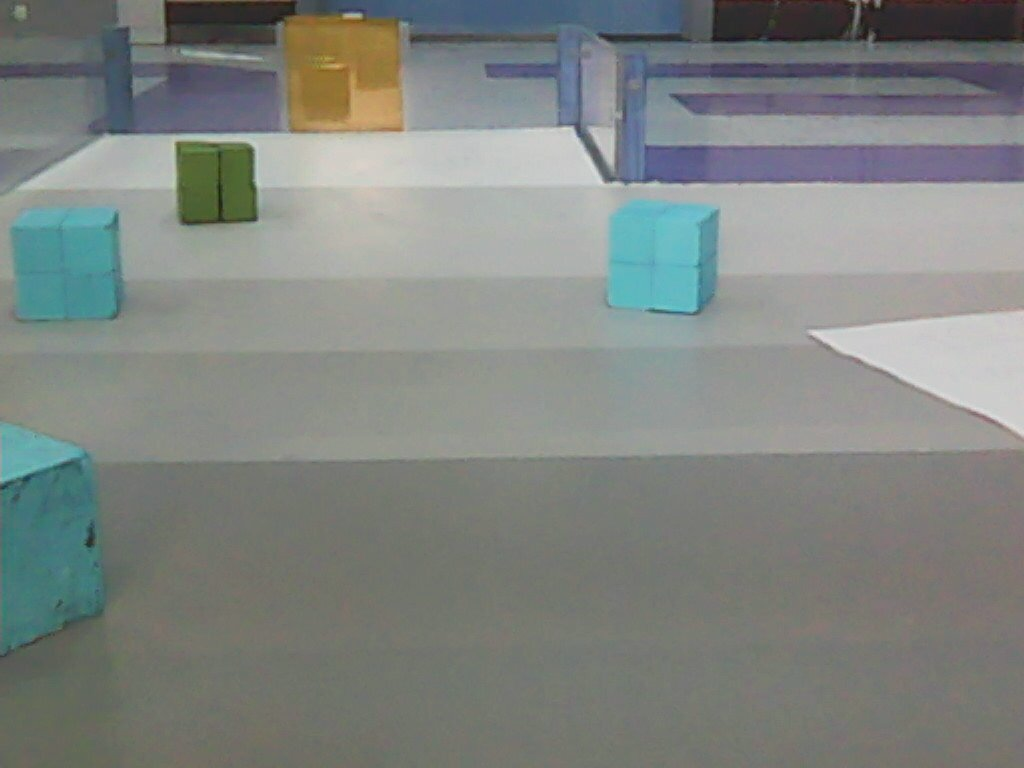
#> input picture python_projects/opencv565/imgs/2026-03-25-090151.jpg, 1024 x 768 px
$ python main.py
#> lines starting #> are read from the running program, lines starting #| are printed output that depends on the picture; after the words box and inside, x2 and y2 are one past the last pixel; in counts of white or black regions, pixels touching at a corner belong together
IMG_PATH = "imgs/2026-03-25-090151.jpg"
import cv2 as cv
import numpy as np
from matplotlib import pyplot as plt

img = cv.imread(IMG_PATH, cv.IMREAD_COLOR_RGB)
#> img is the input picture: shape (768, 1024, 3); mean B, G, R 129.2, 132.7, 127.8
assert img is not None, "file could not be read, check with os.path.exists()"
original_img = img
img_contour = img.copy()
img = cv.medianBlur(img, 5)
canny = cv.Canny(img, 15, 60, L2gradient=True)  #
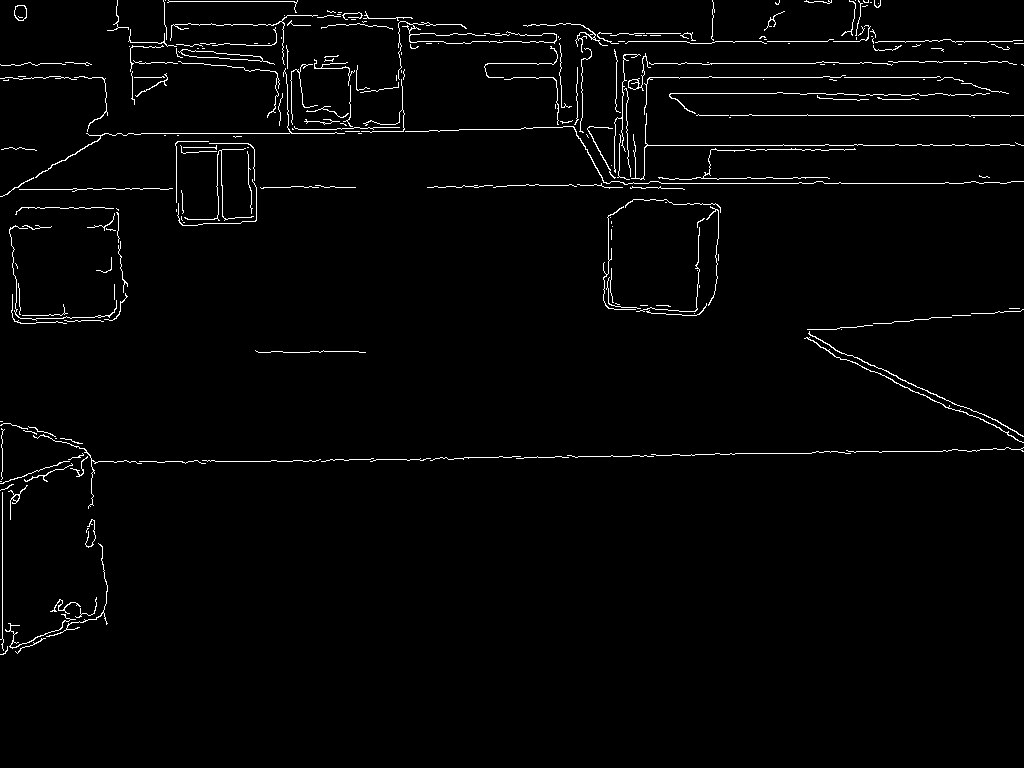
#> canny: shape (768, 1024); 2% white in thin lines or dots, all inside (x1, y1, x2, y2) = (0, 0, 1024, 655)


# 4. Find contours
# Output format is slightly different in older OpenCV versions, but this works for current ones.
contours, hierarchy = cv.findContours(canny, cv.RETR_TREE, cv.CHAIN_APPROX_SIMPLE)
#> contours = 263 contours, 244 with area under 20; largest, box (x1, y1, x2, y2) and area: (178, 49, 275, 65) 408, (180, 49, 263, 62) 400, (14, 5, 27, 21) 156, (14, 5, 27, 21) 146, (628, 53, 651, 91) 94
# cv.RETR_TREE retrieves all contours and their hierarchy
# cv.CHAIN_APPROX_SIMPLE compresses horizontal, vertical, and diagonal segments

# 5. Draw all contours on the original image copy
cv.drawContours(
    img_contour, contours, -1, (0, 255, 0), 3
)  # -1 draws all contours, (0, 255, 0) is green, 3 is thickness
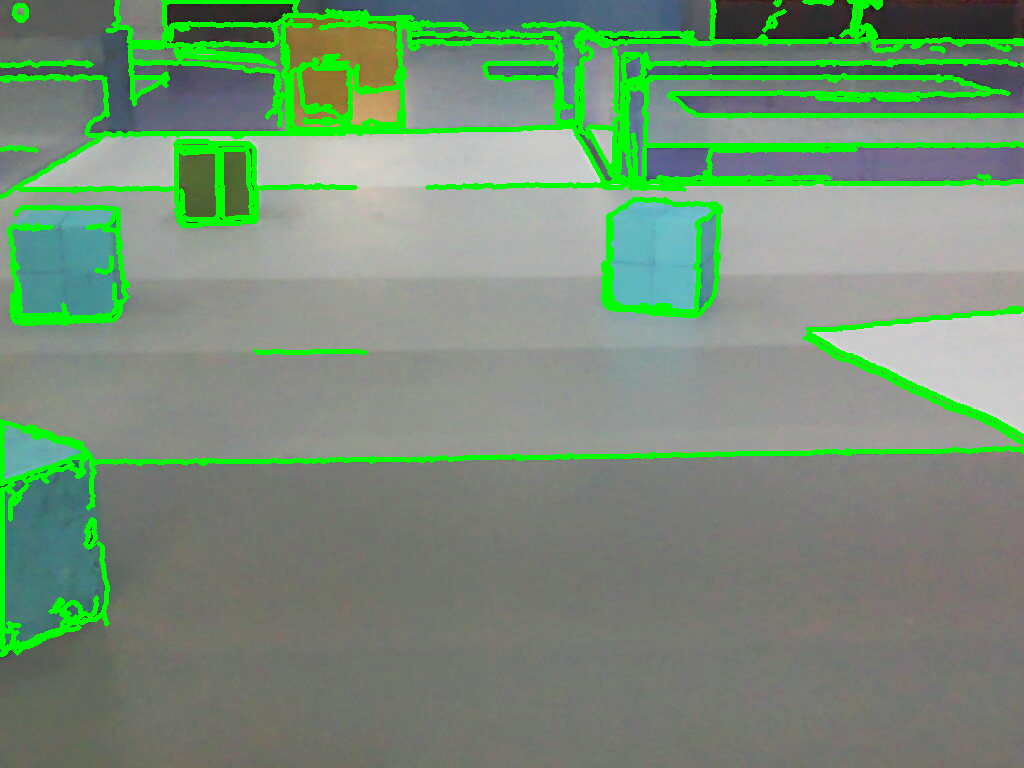
#> img_contour: shape (768, 1024, 3); 9.03% of pixels changed, all inside (x1, y1, x2, y2) = (0, 0, 1024, 657)

titles = [
    "Original Image",
    "canny edge",
    "contour",
    "Adaptive Gaussian Thresholding",
]
images = [original_img, canny, img_contour, img_contour]

for i in range(4):
    plt.subplot(2, 2, i + 1), plt.imshow(images[i], "gray")
    plt.title(titles[i])
    plt.xticks([]), plt.yticks([])
plt.show()
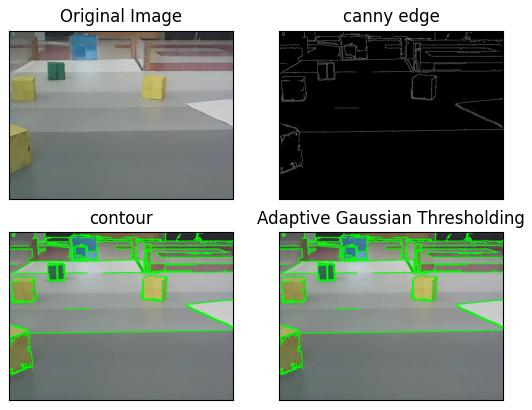
#> figure drawn by matplotlib, 4 panels; B, G, R data is drawn as R, G, B

$ run again, with python_projects/opencv565/imgs/2026-03-25-090116.jpg copied over python_projects/opencv565/imgs/2026-03-25-090151.jpg
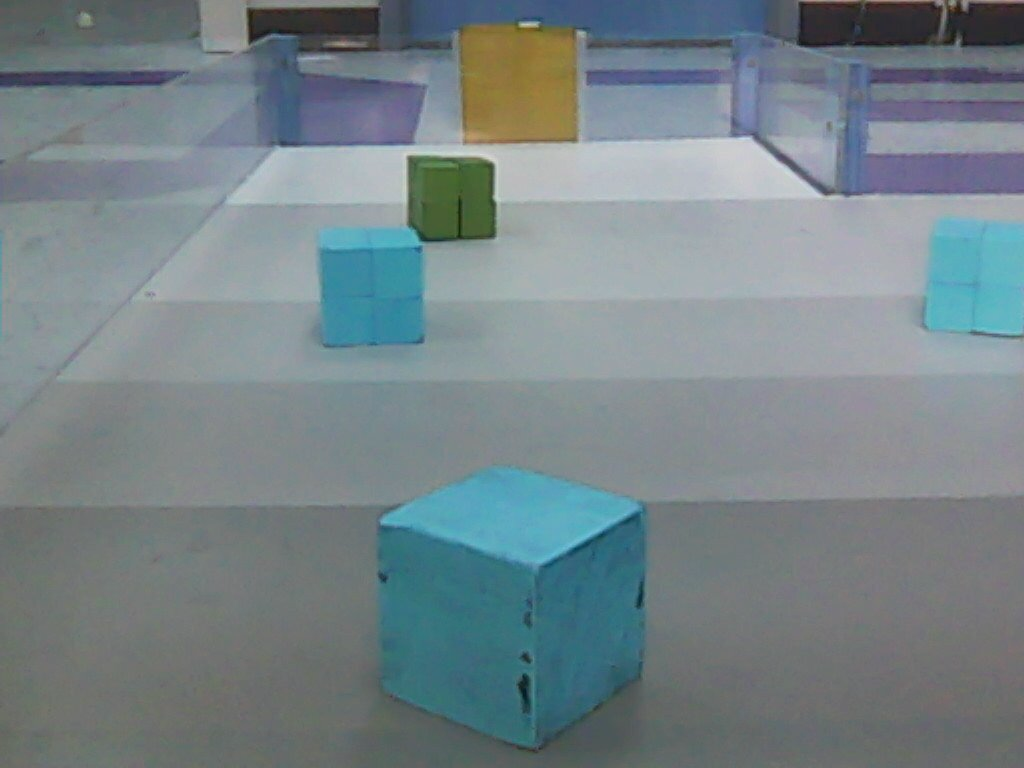
#> input picture python_projects/opencv565/imgs/2026-03-25-090116.jpg, 1024 x 768 px
#> img is the input picture: shape (768, 1024, 3); mean B, G, R 136.1, 131.7, 118.2
#> `canny = cv.Canny(img, 15, 60, L2gradient=True)`:
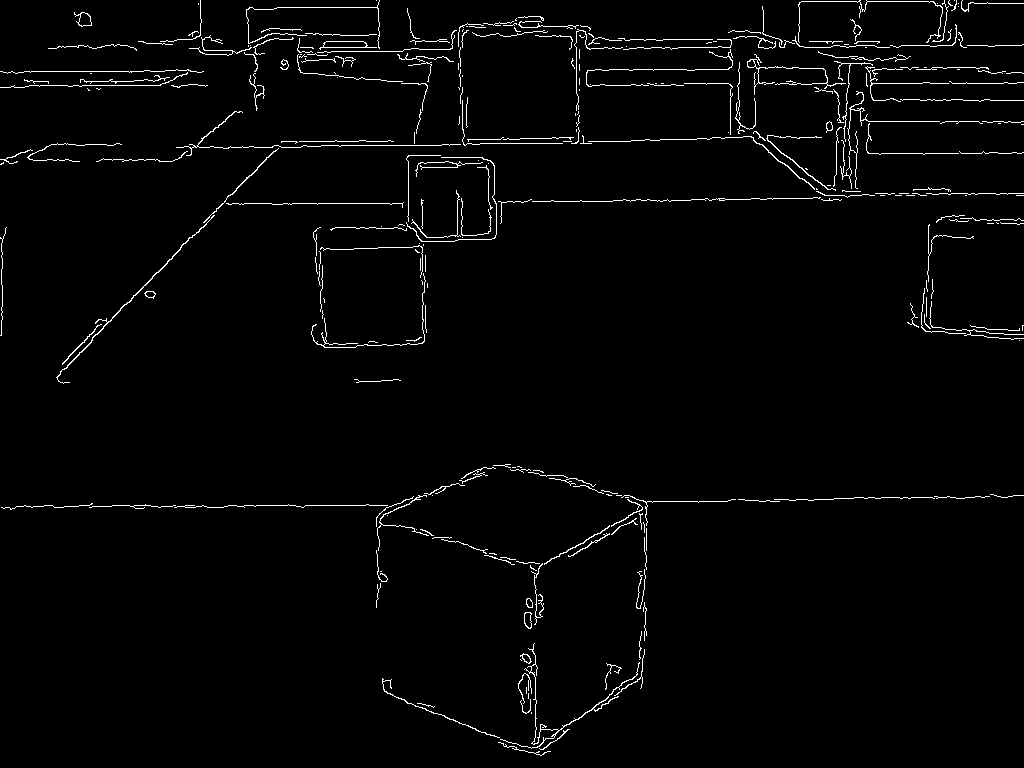
#> canny: shape (768, 1024); 2.1% white in thin lines or dots
#> contours = 314 contours, 283 with area under 20; largest, box (x1, y1, x2, y2) and area: (319, 41, 377, 50) 254, (323, 41, 367, 48) 246, (74, 12, 92, 27) 138, (56, 215, 215, 384) 136, (78, 12, 92, 27) 128
#> img_contour: shape (768, 1024, 3); 9.17% of pixels changed, all inside (x1, y1, x2, y2) = (0, 0, 1024, 758)
#> `plt.show()`:
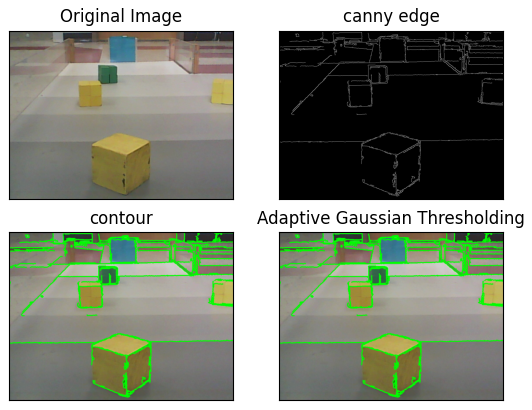
#> figure drawn by matplotlib, 4 panels; B, G, R data is drawn as R, G, B

$ run again, with python_projects/opencv565/imgs/2026-03-25-090211.jpg copied over python_projects/opencv565/imgs/2026-03-25-090151.jpg
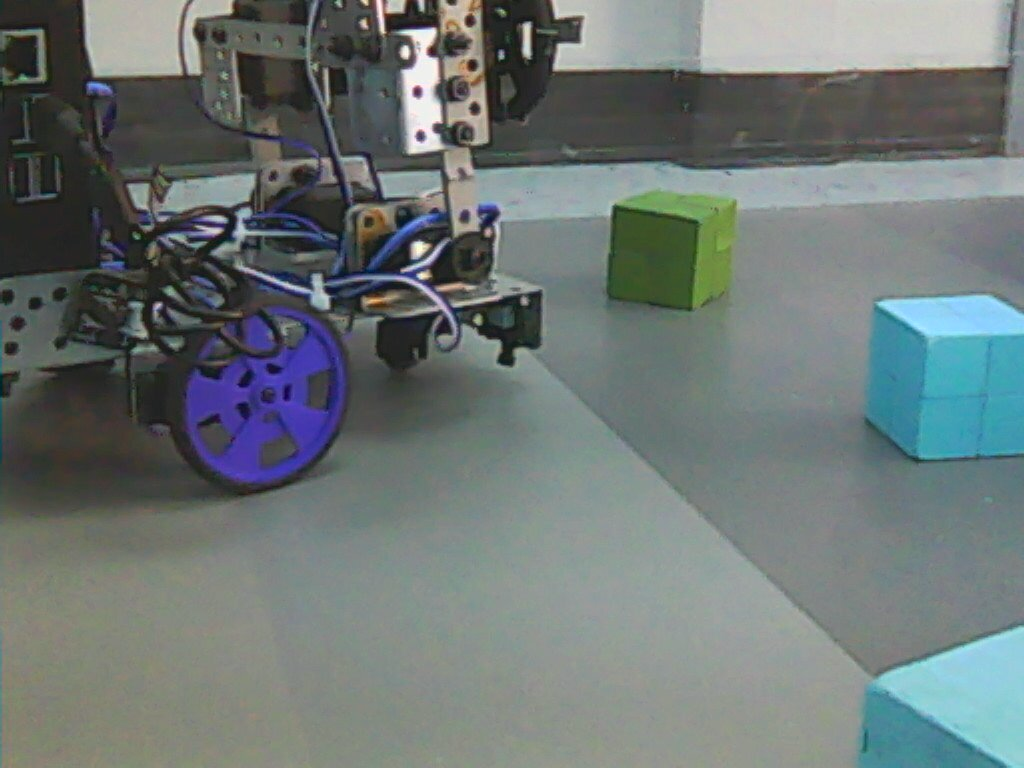
#> input picture python_projects/opencv565/imgs/2026-03-25-090211.jpg, 1024 x 768 px
#> img is the input picture: shape (768, 1024, 3); mean B, G, R 117.4, 118.6, 109.2
#> `canny = cv.Canny(img, 15, 60, L2gradient=True)`:
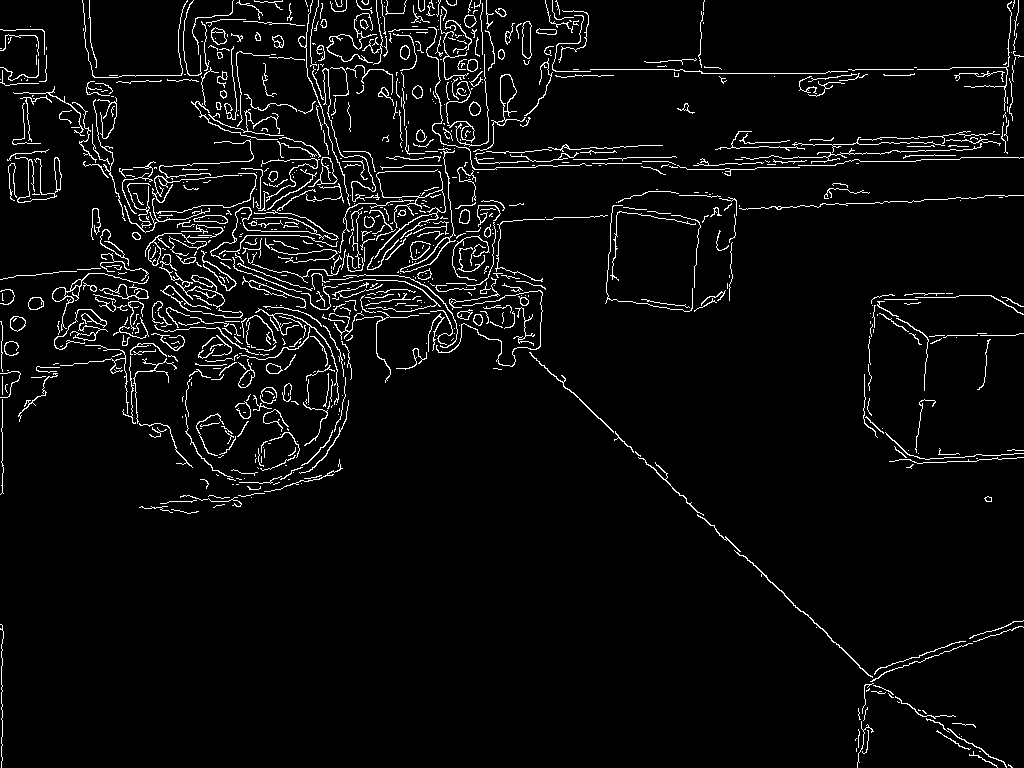
#> canny: shape (768, 1024); 4.5% white in thin lines or dots
#> contours = 986 contours, 832 with area under 20; largest, box (x1, y1, x2, y2) and area: (473, 74, 526, 152) 430, (500, 74, 517, 112) 364, (400, 150, 456, 273) 357, (400, 237, 450, 273) 292, (522, 21, 532, 59) 278
#> img_contour: shape (768, 1024, 3); 18.91% of pixels changed, all inside (x1, y1, x2, y2) = (0, 0, 1024, 768)
#> `plt.show()`:
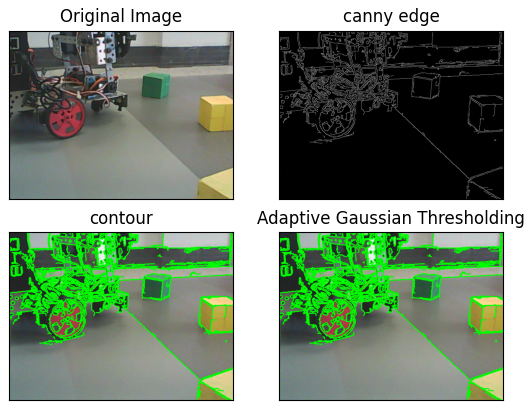
#> figure drawn by matplotlib, 4 panels; B, G, R data is drawn as R, G, B

$ run again, with python_projects/opencv565/imgs/2026-03-25-090234.jpg copied over python_projects/opencv565/imgs/2026-03-25-090151.jpg
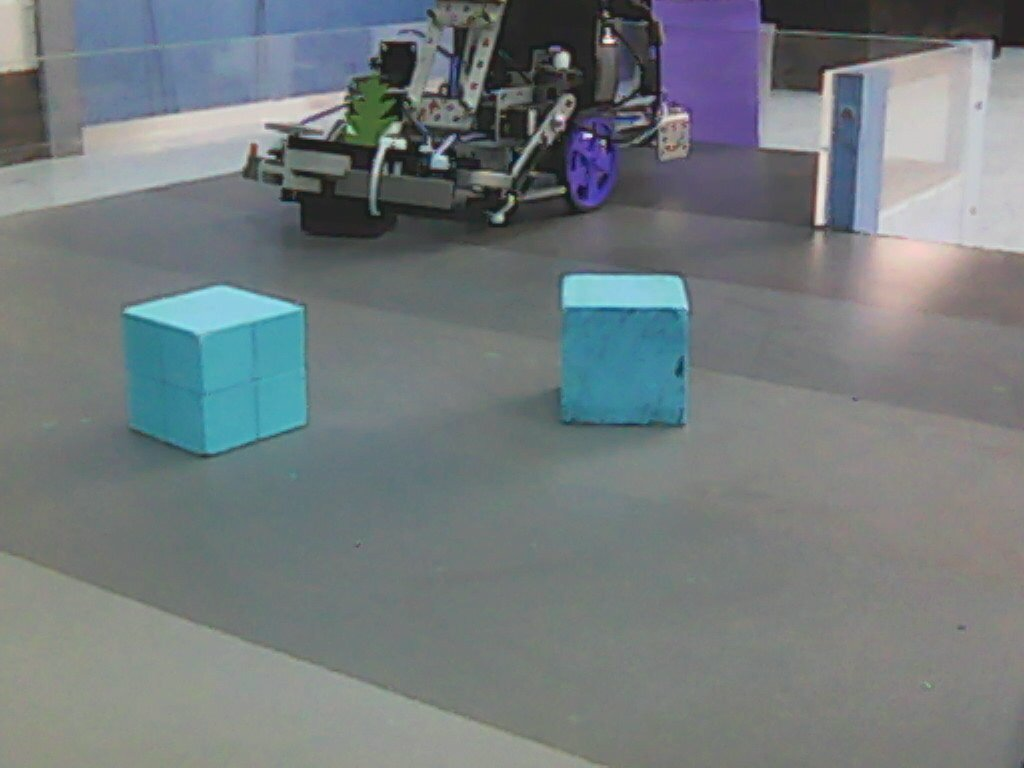
#> input picture python_projects/opencv565/imgs/2026-03-25-090234.jpg, 1024 x 768 px
#> img is the input picture: shape (768, 1024, 3); mean B, G, R 125.8, 123.5, 115.8
#> `canny = cv.Canny(img, 15, 60, L2gradient=True)`:
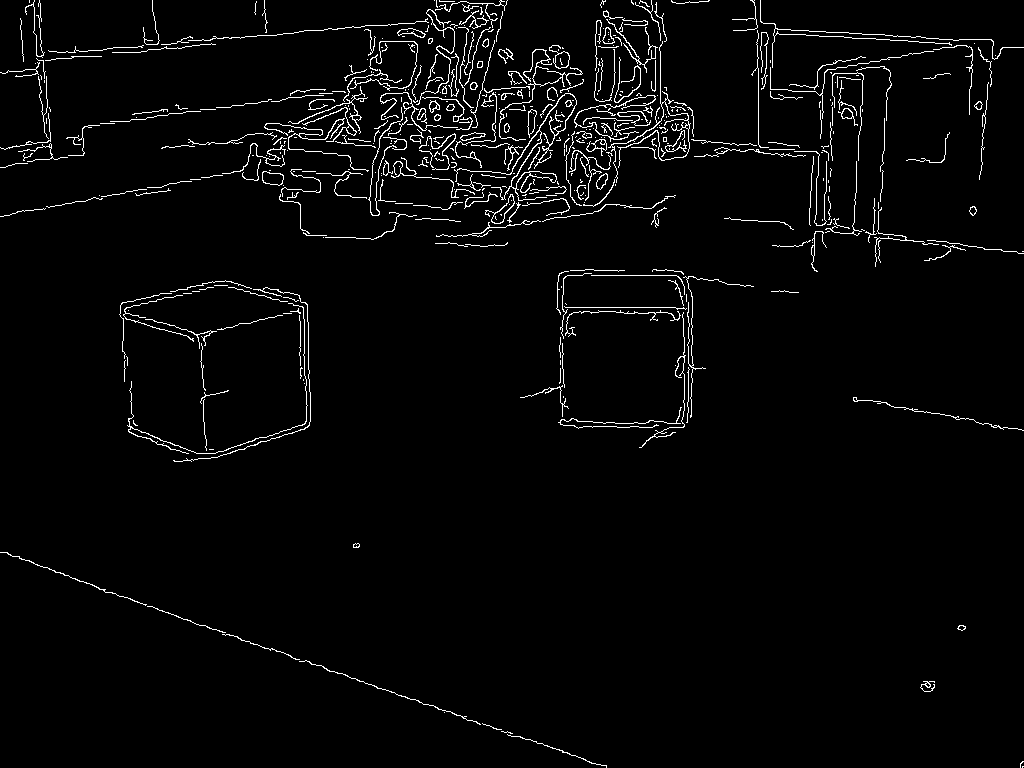
#> canny: shape (768, 1024); 2.8% white in thin lines or dots
#> contours = 538 contours, 442 with area under 20; largest, box (x1, y1, x2, y2) and area: (454, 93, 577, 201) 321, (485, 194, 515, 224) 244, (262, 171, 284, 186) 225, (262, 171, 284, 186) 216, (491, 194, 515, 224) 214
#> img_contour: shape (768, 1024, 3); 12.06% of pixels changed, all inside (x1, y1, x2, y2) = (0, 0, 1024, 768)
#> `plt.show()`:
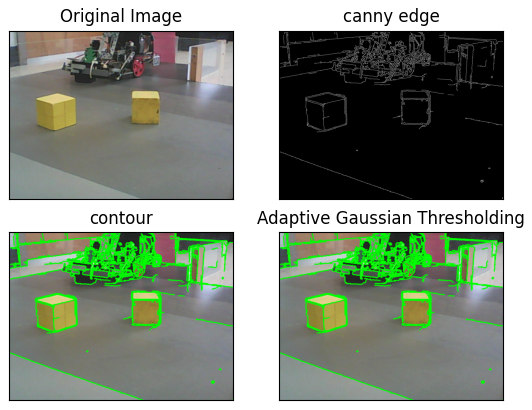
#> figure drawn by matplotlib, 4 panels; B, G, R data is drawn as R, G, B
